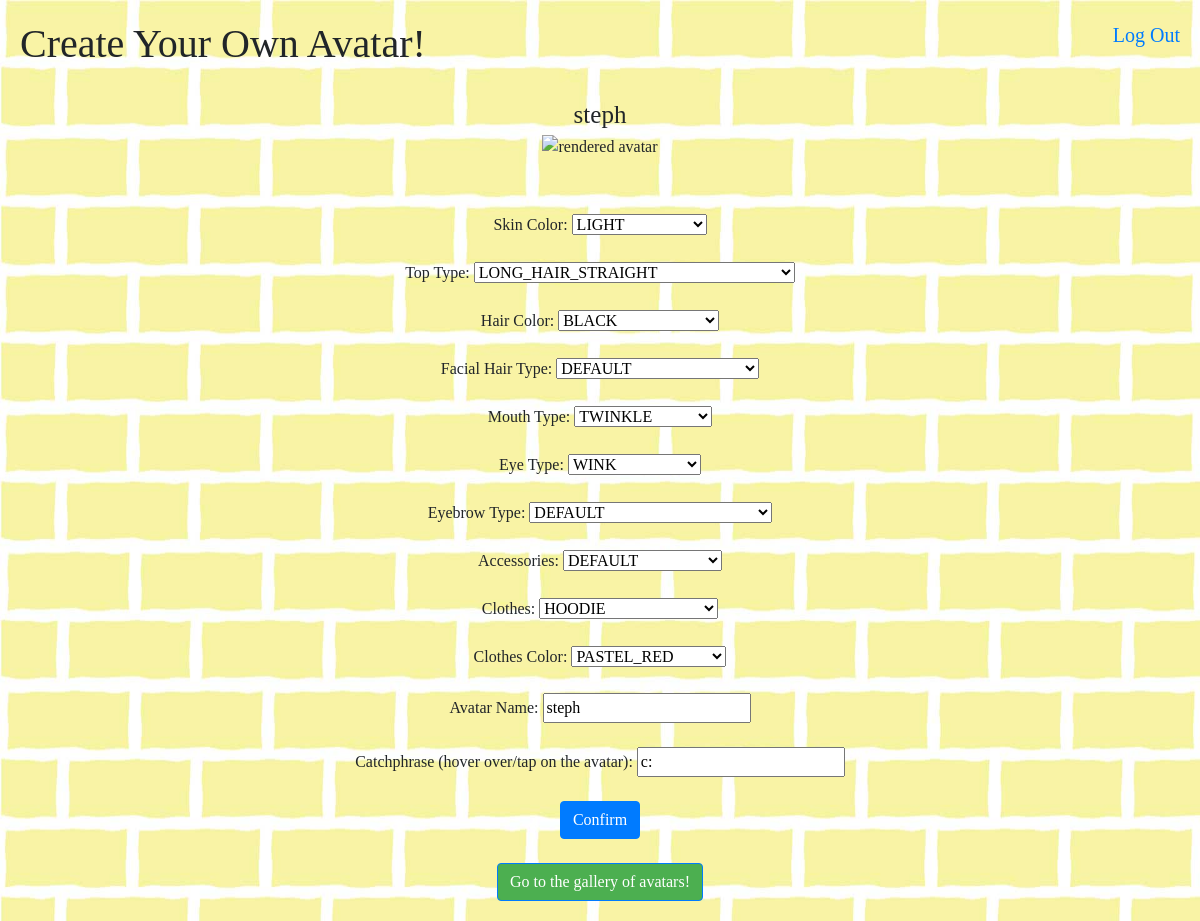
Screenshot of / (signed in) with the database file from the repository.
### tables this page shows
CREATE TABLE avatar_traits (
id INT NOT NULL,
avatar_name TEXT,
skin_color TEXT,
top_type TEXT,
hair_color TEXT,
facial_hair_type TEXT ,
mouth_type TEXT,
eye_type TEXT,
eyebrow_type TEXT,
accessories_type TEXT,
clothe_type TEXT,
clothe_graphic_type TEXT,
catchphrase TEXT, hat_color TEXT, facial_hair_color TEXT, clothe_color TEXT, 
FOREIGN KEY (id) REFERENCES players(id)
);

### application.py (the view)
@app.route("/", methods=["GET", "POST"])
@login_required
def create():
    if request.method == "POST":
        avatar=pa.PyAvataaar(
        style=pa.AvatarStyle.TRANSPARENT,
        skin_color=eval('pa.SkinColor.{}'.format(request.form.get('skin_color'))),
        top_type=eval('pa.TopType.{}'.format(request.form.get('top_type'))),
        hat_color=eval('pa.Color.{}'.format(request.form.get('hat_color'))),
        hair_color=eval('pa.HairColor.{}'.format(request.form.get('hair_color'))),
        facial_hair_type=eval('pa.FacialHairType.{}'.format(request.form.get('facial_hair_type'))),
        facial_hair_color=eval('pa.HairColor.{}'.format(request.form.get('facial_hair_color'))),
        mouth_type=eval('pa.MouthType.{}'.format(request.form.get('mouth_type'))),
        eye_type=eval('pa.EyesType.{}'.format(request.form.get('eye_type'))),
        eyebrow_type=eval('pa.EyebrowType.{}'.format(request.form.get('eyebrow_type'))),
        nose_type=pa.NoseType.DEFAULT,
        accessories_type=eval('pa.AccessoriesType.{}'.format(request.form.get('accessories_type'))),
        clothe_type=eval('pa.ClotheType.{}'.format(request.form.get('clothe_type'))),
        clothe_color=eval('pa.Color.{}'.format(request.form.get('clothe_color'))),
        clothe_graphic_type=eval('pa.ClotheGraphicType.{}'.format(request.form.get('clothe_graphic_type')))
        )
        db.execute("UPDATE avatar_traits SET avatar_name= ?, skin_color=?, top_type=?, hair_color=?, facial_hair_type=?, mouth_type=?, eye_type=?, eyebrow_type=?, accessories_type=?, clothe_type=?, clothe_graphic_type=?, catchphrase=?, hat_color=?, facial_hair_color=?, clothe_color=? WHERE id=?;"
        , request.form.get('avatar_name'), request.form.get('skin_color'), request.form.get('top_type'), request.form.get('hair_color'), request.form.get('facial_hair_type'), request.form.get('mouth_type'), request.form.get('eye_type'), request.form.get('eyebrow_type')
        , request.form.get('accessories_type'), request.form.get('clothe_type'), request.form.get('clothe_graphic_type'), request.form.get('catchphrase'), request.form.get('hat_color'), request.form.get('facial_hair_color'), request.form.get('clothe_color'), session['user_id'])
        if os.path.exists('/home/ubuntu/project/static/output_{}_2.png'.format(session['user_id'])):
            os.rename('/home/ubuntu/project/static/output_{}_2.png'.format(session['user_id']), '/home/ubuntu/project/static/output_{}_1.png'.format(session['user_id']))
        else:
            print('png file (2) not found')
        avatar.render_png_file('output_{}_2.png'.format(session['user_id']))
        shutil.move('output_{}_2.png'.format(session['user_id']), 'static')
        return redirect('/')
    else:
        list_skin_color = ['TANNED','YELLOW','PALE','LIGHT','BROWN','DARK_BROWN','BLACK']
        list_top_type = ['NO_HAIR','EYE_PATCH','HAT','HIJAB','TURBAN',
                 'WINTER_HAT1','WINTER_HAT2','WINTER_HAT3',
                 'WINTER_HAT4','LONG_HAIR_BIG_HAIR','LONG_HAIR_BOB',
                 'LONG_HAIR_BUN','LONG_HAIR_CURLY','LONG_HAIR_CURVY',
                 'LONG_HAIR_DREADS','LONG_HAIR_FRIDA','LONG_HAIR_FRO',
                 'LONG_HAIR_FRO_BAND','LONG_HAIR_NOT_TOO_LONG',
                 'LONG_HAIR_SHAVED_SIDES','LONG_HAIR_MIA_WALLACE',
                 'LONG_HAIR_STRAIGHT','LONG_HAIR_STRAIGHT2',
                 'LONG_HAIR_STRAIGHT_STRAND','SHORT_HAIR_DREADS_01',
                 'SHORT_HAIR_DREADS_02','SHORT_HAIR_FRIZZLE',
                 'SHORT_HAIR_SHAGGY_MULLET','SHORT_HAIR_SHORT_CURLY',
                 'SHORT_HAIR_SHORT_FLAT','SHORT_HAIR_SHORT_ROUND',
                 'SHORT_HAIR_SHORT_WAVED','SHORT_HAIR_SIDES',
                 'SHORT_HAIR_THE_CAESAR','SHORT_HAIR_THE_CAESAR_SIDE_PART']
        list_hair_color = ['AUBURN','BLACK','BLONDE','BLONDE_GOLDEN','BROWN',
                   'BROWN_DARK','PASTEL_PINK','PLATINUM','RED','SILVER_GRAY']
        list_hat_color = ['BLACK','BLUE_01','BLUE_02','BLUE_03','GRAY_01','GRAY_02',
                  'HEATHER','PASTEL_BLUE','PASTEL_GREEN','PASTEL_ORANGE',
                  'PASTEL_RED','PASTEL_YELLOW','PINK','RED','WHITE']
        list_facial_hair_type = ['DEFAULT','BEARD_MEDIUM','BEARD_LIGHT','BEARD_MAJESTIC','MOUSTACHE_FANCY','MOUSTACHE_MAGNUM']
        list_facial_hair_color = ['AUBURN','BLACK','BLONDE','BLONDE_GOLDEN','BROWN','BROWN_DARK','PLATINUM','RED']
        list_mouth_type = ['DEFAULT','CONCERNED','DISBELIEF','EATING','GRIMACE','SAD','SCREAM_OPEN','SERIOUS','SMILE','TONGUE','TWINKLE','VOMIT']
        list_eye_type = ['DEFAULT','CLOSE','CRY','DIZZY','EYE_ROLL','HAPPY','HEARTS','SIDE','SQUINT','SURPRISED','WINK','WINK_WACKY']
        list_eyebrow_type = ['DEFAULT','DEFAULT_NATURAL','ANGRY','ANGRY_NATURAL','FLAT_NATURAL','RAISED_EXCITED','RAISED_EXCITED_NATURAL','SAD_CONCERNED','SAD_CONCERNED_NATURAL','UNI_BROW_NATURAL','UP_DOWN','UP_DOWN_NATURAL','FROWN_NATURAL']
        list_accessories_type = ['DEFAULT','KURT','PRESCRIPTION_01','PRESCRIPTION_02','ROUND','SUNGLASSES','WAYFARERS']
        list_clothe_type = ['BLAZER_SHIRT','BLAZER_SWEATER','COLLAR_SWEATER','GRAPHIC_SHIRT','HOODIE','OVERALL','SHIRT_CREW_NECK','SHIRT_SCOOP_NECK','SHIRT_V_NECK']
        list_clothe_color = ['BLACK','BLUE_01','BLUE_02','BLUE_03','GRAY_01','GRAY_02','HEATHER','PASTEL_BLUE','PASTEL_GREEN','PASTEL_ORANGE','PASTEL_RED','PASTEL_YELLOW','PINK','RED','WHITE']
        list_clothe_graphic_type = ['BAT','CUMBIA','DEER','DIAMOND','HOLA','PIZZA','RESIST','SELENA','BEAR','SKULL_OUTLINE','SKULL']
        if os.path.exists('/home/ubuntu/project/static/output_{}_1.png'.format(session['user_id'])):
            os.remove('/home/ubuntu/project/static/output_{}_1.png'.format(session['user_id']))
        else:
            print('png file (1) not found')
        if os.path.exists('/home/ubuntu/project/static/output_{}_2.png'.format(session['user_id'])):
            image = 'output_{}_2.png'.format(session['user_id'])
            print('image2 found')
        else:
            image = 'null'
        avatar_traits = db.execute('SELECT avatar_name, skin_color, top_type, hair_color, facial_hair_type, mouth_type, eye_type, eyebrow_type, accessories_type, clothe_type, clothe_graphic_type, catchphrase, hat_color, facial_hair_color, clothe_color FROM avatar_traits WHERE id=?;', session['user_id'])
        avatar_name = avatar_traits[0]['avatar_name']
        skin_color = avatar_traits[0]['skin_color']
        top_type = avatar_traits[0]['top_type']
        hair_color = avatar_traits[0]['hair_color']
        facial_hair_type = avatar_traits[0]['facial_hair_type']
        mouth_type = avatar_traits[0]['mouth_type']
        eye_type = avatar_traits[0]['eye_type']
        eyebrow_type = avatar_traits[0]['eyebrow_type']
        accessories_type = avatar_traits[0]['accessories_type']
        clothe_type = avatar_traits[0]['clothe_type']
        clothe_graphic_type = avatar_traits[0]['clothe_graphic_type']
        catchphrase = avatar_traits[0]['catchphrase']
        hat_color = avatar_traits[0]['hat_color']
        facial_hair_color = avatar_traits[0]['facial_hair_color']
        clothe_color = avatar_traits[0]['clothe_color']
        return render_template('index.html', list_skin_color=list_skin_color, list_top_type=list_top_type, list_hair_color=list_hair_color, list_hat_color=list_hat_color,
        list_facial_hair_type=list_facial_hair_type, list_facial_hair_color=list_facial_hair_color, list_mouth_type=list_mouth_type, list_eye_type=list_eye_type, list_eyebrow_type=list_eyebrow_type,
        list_accessories_type=list_accessories_type, list_clothe_type=list_clothe_type, list_clothe_color=list_clothe_color, list_clothe_graphic_type=list_clothe_graphic_type, image=image, skin_color=skin_color,
        top_type=top_type, hair_color=hair_color, facial_hair_type=facial_hair_type, mouth_type=mouth_type, eye_type=eye_type, eyebrow_type=eyebrow_type, accessories_type=accessories_type,
        clothe_type=clothe_type, clothe_graphic_type=clothe_graphic_type, avatar_name=avatar_name, catchphrase=catchphrase, hat_color=hat_color, facial_hair_color=facial_hair_color, clothe_color=clothe_color
        )

### application.py (called while the page is built)
@app.after_request
def after_request(response):
    response.headers["Cache-Control"] = "no-cache, no-store, must-revalidate"
    response.headers["Expires"] = 0
    response.headers["Pragma"] = "no-cache"
    return response

### helpers.py (called while the page is built)
def login_required(f):
    @wraps(f)
    def decorated_function(*args, **kwargs):
        if session.get("user_id") is None:
            return redirect("/login")
        return f(*args, **kwargs)
    return decorated_function

### templates/index.html (shortened to what this page needs)
{% extends "layout.html" %}
{% block main %}
    <h1 style='padding: 20px'>Create Your Own Avatar!</h1>
    <div id='final_avatar'>
        <div class='avatar_name'>{{ avatar_name }}</div>
        <div class='container'>
            <img class='avatar_png' src='/static/{{image}}' alt="rendered avatar" height='280' width='280'>
        </div>
        <br>
    </div>
    <br>
    <form id='creation_form' action="/" method='post'>
        Skin Color:
        <select name="skin_color">
            {% for option in list_skin_color %}
                {% if option == skin_color %}
                    <option selected>{{option}}</option>
                {% else %}
                    <option>{{option}}</option>
                {% endif %}
            {% endfor %}
        </select>
        <div>
            <br>
            Top Type:
            <select onchange='head_function()' id='top_type' name="top_type">
                {% for option in list_top_type %}
                    {% if option == top_type %}
                        <option selected>{{option}}</option>
                    {% else %}
                        <option>{{option}}</option>
                    {% endif %}
                {% endfor %}
            </select>
        </div>
        <div id='hair_color'>
            <br>
            Hair Color:
            <select name="hair_color">
                {% for option in list_hair_color %}
                    {% if option == hair_color %}
                        <option selected>{{option}}</option>
                    {% else %}
                        <option>{{option}}</option>
                    {% endif %}
                {% endfor %}
            </select>
        </div>
            <br>
            <div>
                Facial Hair Type:
                <select onchange='facial_hair_function()' name="facial_hair_type" id='facial_hair_type'>
                    {% for option in list_facial_hair_type %}
                        {% if option == facial_hair_type %}
                            <option selected>{{option}}</option>
                        {% else %}
                            <option>{{option}}</option>
                        {% endif %}
                    {% endfor %}
                </select>
            </div>
        <div id='mouth_type'>
            <br>
            Mouth Type:
            <select name="mouth_type">
                {% for option in list_mouth_type %}
                    {% if option == mouth_type %}
                        <option selected>{{option}}</option>
                    {% else %}
                        <option>{{option}}</option>
                    {% endif %}
                {% endfor %}
            </select>
        </div>
        <div id='eye_type'>
            <br>
            Eye Type:
            <select name="eye_type">
                {% for option in list_eye_type %}
                    {% if option == eye_type %}
                        <option selected>{{option}}</option>
                    {% else %}
                        <option>{{option}}</option>
                    {% endif %}
                {% endfor %}
            </select>
        </div>
        <div id='eyebrow_type'>
            <br>
            Eyebrow Type:
            <select name="eyebrow_type">
                {% for option in list_eyebrow_type %}
                    {% if option == eyebrow_type %}
                        <option selected>{{option}}</option>
                    {% else %}
                        <option>{{option}}</option>
                    {% endif %}
                {% endfor %}
            </select>
        </div>
        <div id='accessories_type'>
            <br>
            Accessories:
            <select name="accessories_type">
                {% for option in list_accessories_type %}
                    {% if option == accessories_type %}
                        <option selected>{{option}}</option>
                    {% else %}
                        <option>{{option}}</option>
                    {% endif %}
                {% endfor %}
            </select>
        </div>
        <div>
            <br>
            Clothes:
            <select onchange='clothe_function()' name="clothe_type" id='clothe_type'>
                {% for option in list_clothe_type %}
                    {% if option == clothe_type %}
                        <option selected>{{option}}</option>
                    {% else %}
                        <option>{{option}}</option>
                    {% endif %}
                {% endfor %}
            </select>
        </div>
        <div id='clothe_color'>
            <br>
            Clothes Color:
            <select name="clothe_color">
                {% for option in list_clothe_color %}
                    {% if option == clothe_color %}
                        <option selected>{{option}}</option>
                    {% else %}
                        <option>{{option}}</option>
                    {% endif %}
                {% endfor %}
            </select>
        </div>
        <br>
        Avatar Name: <input type="text" name='avatar_name' autocomplete='off' value='{{ avatar_name }}'>
        <br>
        <br>
        Catchphrase (hover over/tap on the avatar): <input type="text" name='catchphrase' autocomplete='off' value='{{ catchphrase }}'>
        <br>
        <br>
        <button class="btn btn-primary" type='submit'>Confirm</button>
        <br>
    </form>
    <br>
    <form id='to_gallery' action="/gallery" method='get'>
        <button class="btn btn-primary" id='gallery_button' type='submit'>Go to the gallery of avatars!</button>
    </form>
{% endblock %}

### static/styles.css (style rules this page uses)
body { background-image: url('light-yellow-brick-wall-background.jpg'); background-repeat: no-repeat; background-attachment: fixed; background-size: 100% 100%; font-family: 'Georgia'; }
#final_avatar { text-align: center; padding: 0px; }
.avatar_name { font-size: 25px; }
.avatar_png { padding: 0px; }
#creation_form { text-align: center; }
#to_gallery { padding-bottom: 20px; text-align: center; }
#gallery_button { background-color: #4CAF50; }
.container { display: inline-block; width: 280px; text-align: center; padding: 0px; }

### rows the page displays
avatar_traits: avatar_name "steph", skin_color "LIGHT", top_type "LONG_HAIR_STRAIGHT", hair_color "BLACK", facial_hair_type "DEFAULT", mouth_type "TWINKLE", eye_type "WINK", eyebrow_type "DEFAULT", accessories_type "DEFAULT", clothe_type "HOODIE", clothe_color "PASTEL_RED", catchphrase "c:"
